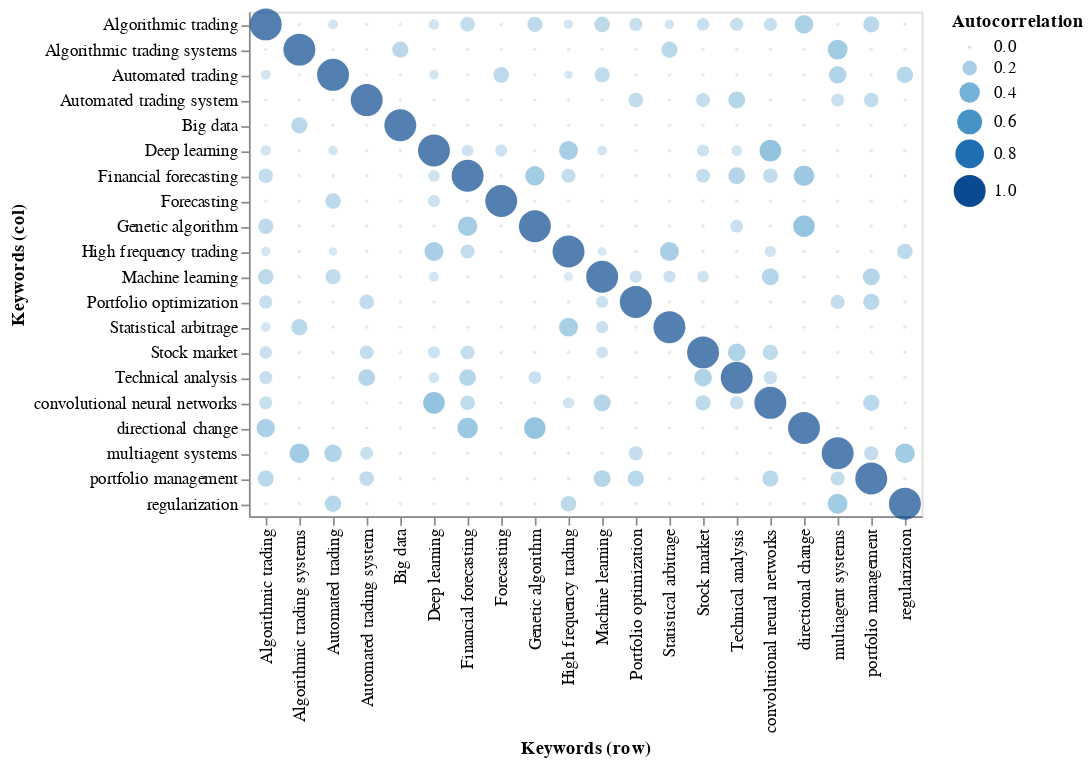

Source (notebook cell):
### Code cell
alt_circleplot(
    correlation(
    df=records,
    termA='Keywords',
    sepA=';'))

### Figure 1 — Vega-Lite specification as saved in the notebook (floating-point values rounded to 4 significant figures; data arrays with more than 128 entries replaced by an {"elided": "..."} marker saying what was removed)
{"$schema": "https://vega.github.io/schema/vega-lite/v3.4.0.json", "config": {"mark": {"tooltip": null}, "view": {"height": 300, "width": 400}}, "data": {"name": "data-7ff4d67598aa17bd9cf9feb8127a7ef5"}, "datasets": {"data-7ff4d67598aa17bd9cf9feb8127a7ef5": {"elided": "400 records"}}, "encoding": {"color": {"field": "Autocorrelation", "type": "quantitative"}, "size": {"field": "Autocorrelation", "type": "quantitative"}, "x": {"axis": {"labelAngle": 270}, "field": "Keywords (row)", "type": "nominal"}, "y": {"field": "Keywords (col)", "type": "nominal"}}, "mark": "circle"}
